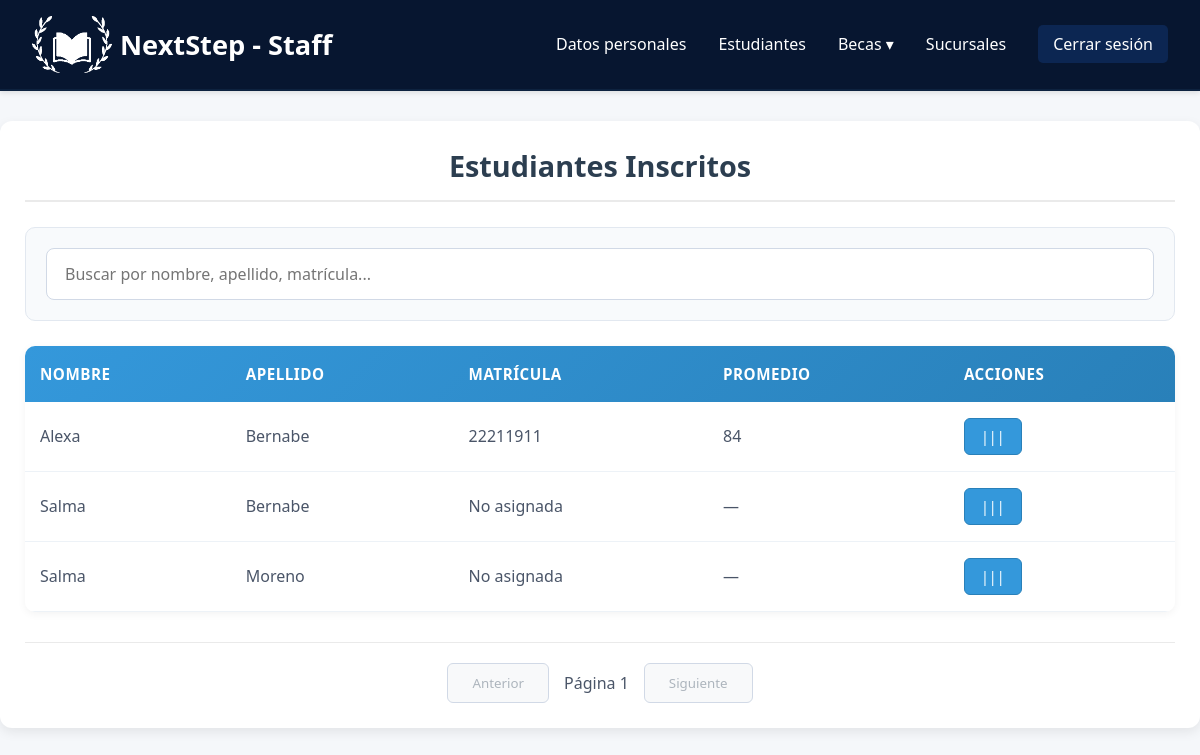
/Staff/listStudents.php (signed in), run on the app's committed database.
### tables this page shows
CREATE TABLE `student` (
  `ID_Student` int(11) NOT NULL,
  `FK_ID_User` int(11) NOT NULL,
  `Name` varchar(15) NOT NULL,
  `Last_Name` varchar(15) NOT NULL,
  `Phone_Number` varchar(15) DEFAULT NULL,
  `Email_Address` varchar(50) NOT NULL,
  `Profile_Image` text DEFAULT NULL
);

### Staff/listStudents.php (the view, shortened to what this page needs)
<?php
require '../Conexiones/db.php';
$query = "
SELECT DISTINCT
    s.ID_Student,
    s.Name,
    s.Last_Name,
    sd.License,
    sd.Average
FROM student s
LEFT JOIN student_details sd ON s.ID_Student = sd.FK_ID_Student
ORDER BY s.Last_Name, s.Name
";
$result = mysqli_query($conn, $query);
?>
<!DOCTYPE html>
<html lang="es">
<head>
</head>
<body>
<?php include '../includes/HeaderMenuStaff.php'; ?>
<div class="container">
    <h2>Estudiantes Inscritos</h2>
    <div class="search-box">
        <input
            type="text"
            id="search"
            placeholder="Buscar por nombre, apellido, matrícula..."
            autocomplete="off">
    </div>
    <table id="studentTable">
        <thead>
            <tr>
                <th>Nombre</th>
                <th>Apellido</th>
                <th>Matrícula</th>
                <th>Promedio</th>
                <th>Acciones</th>
            </tr>
        </thead>
        <tbody>
            <?php while ($row = mysqli_fetch_assoc($result)): ?>
                <tr data-student-id="<?= (int)$row['ID_Student'] ?>">
                    <td><?= htmlspecialchars($row['Name'] ?? '—') ?></td>
                    <td><?= htmlspecialchars($row['Last_Name'] ?? '—') ?></td>
                    <td><?= htmlspecialchars($row['License'] ?? 'No asignada') ?></td>
                    <td><?= htmlspecialchars($row['Average'] ?? '—') ?></td>
                    <td>
                        <button class="btn-action btn-perfil" type="button"
                            onclick="toggleStudentDetails(<?= (int)$row['ID_Student'] ?>)"
                            title="Ver detalles del estudiante">
                            |||
                        </button>
                    </td>
                </tr>
            <?php endwhile; ?>
        </tbody>
    </table>
    <div class="pagination">
        <button id="prevBtn">Anterior</button>
        <span>Página <span id="currentPage">1</span></span>
        <button id="nextBtn">Siguiente</button>
    </div>
</div>
</body>
</html>

### Staff/listStudents.php (style rules this page uses)
* { margin: 0; padding: 0; box-sizing: border-box; font-family: 'Segoe UI', Tahoma, Geneva, Verdana, sans-serif; }
body { background-color: #f5f7fa; min-height: 100vh; }
.container { max-width: 1400px; margin: 30px auto; padding: 25px; background: white; border-radius: 12px; box-shadow: 0 4px 12px rgba(0, 0, 0, 0.08); }
h2 { color: #2c3e50; font-size: 1.8rem; margin-bottom: 25px; text-align: center; font-weight: 600; padding-bottom: 15px; border-bottom: 2px solid #eaeaea; }
.search-box { background: #f8fafc; padding: 20px; border-radius: 10px; margin-bottom: 25px; border: 1px solid #e2e8f0; }
#search { width: 100%; padding: 14px 18px; border: 1px solid #d1d9e6; border-radius: 8px; font-size: 1rem; background: white; transition: all 0.3s ease; }
table { width: 100%; border-collapse: collapse; margin: 20px 0; border-radius: 10px; overflow: hidden; box-shadow: 0 2px 8px rgba(0, 0, 0, 0.05); }
thead { background: linear-gradient(135deg, #3498db, #2980b9); color: white; }
th { padding: 18px 15px; text-align: left; font-weight: 600; font-size: 0.95rem; text-transform: uppercase; letter-spacing: 0.5px; }
tbody tr { border-bottom: 1px solid #edf2f7; transition: all 0.2s ease; }
td { padding: 16px 15px; color: #4a5568; }
.btn-action { padding: 8px 16px; border: none; border-radius: 6px; font-weight: 500; cursor: pointer; transition: all 0.2s ease; font-size: 0.9rem; }
.btn-perfil { background: #3498db; color: white; border: 1px solid #2980b9; }
.pagination { display: flex; justify-content: center; align-items: center; gap: 15px; margin-top: 30px; padding-top: 20px; border-top: 1px solid #eaeaea; }
.pagination button { padding: 10px 24px; border: 1px solid #d1d9e6; border-radius: 6px; background: white; color: #4a5568; font-weight: 500; cursor: pointer; transition: all 0.2s ease; }
.pagination button:disabled { background: #f8f9fa; color: #adb5bd; cursor: not-allowed; }
.pagination span { font-size: 1rem; color: #4a5568; }

### data on the page
student: Name "Alexa", Last_Name "Bernabe", License "22211911", Average "84"
student: Name "Salma", Last_Name "Bernabe", License "No asignada", Average "—"
student: Name "Salma", Last_Name "Moreno", License "No asignada", Average "—"
